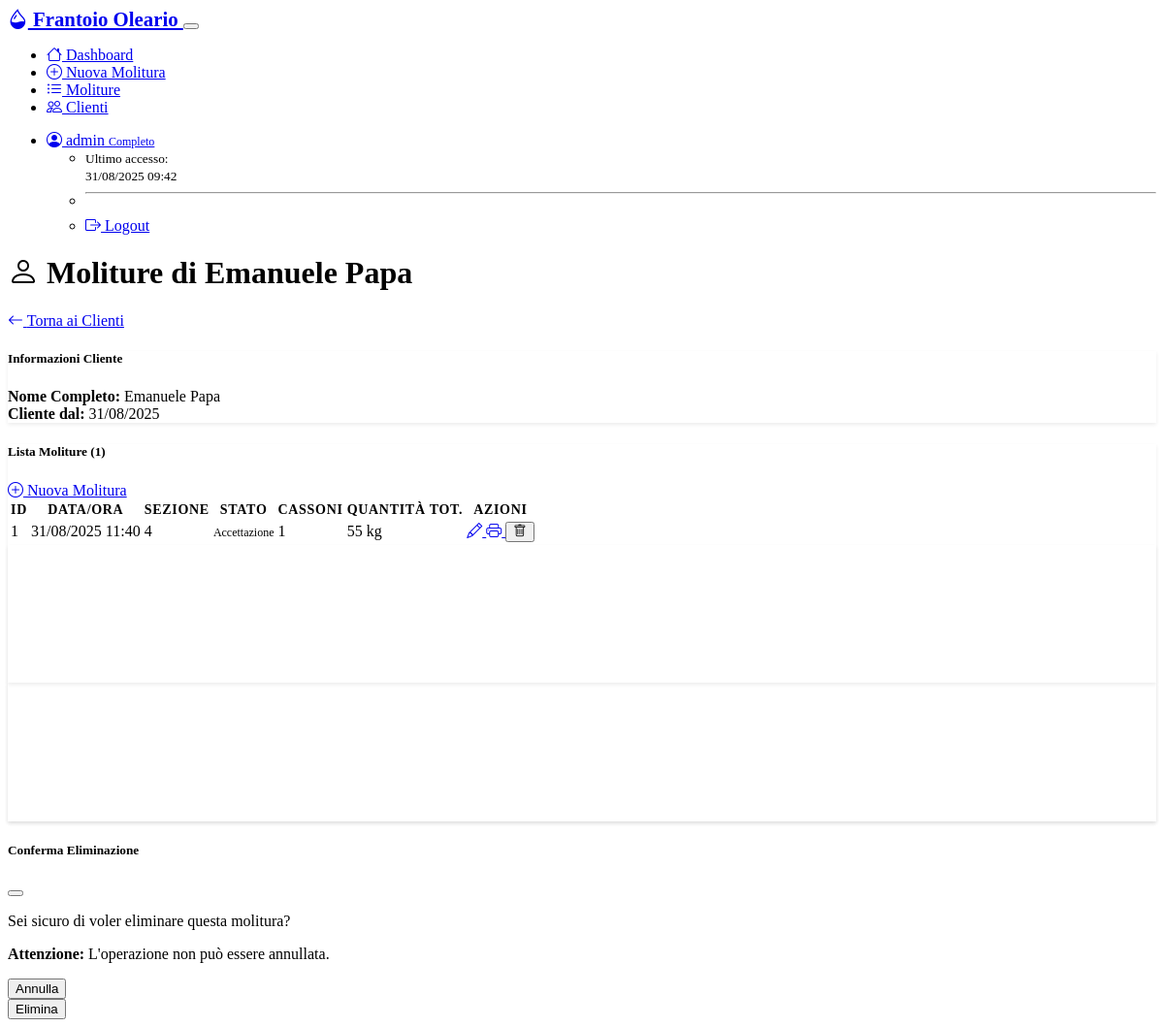
The app's page /cliente/1/moliture (signed in) with its own data.
### models.py (models this page shows, shortened)
class User(UserMixin, db.Model):
    __tablename__ = 'users'
    id = db.Column(Integer, primary_key=True)
    username = db.Column(String(80), unique=True, nullable=False)
    password_hash = db.Column(String(256), nullable=False)
    ruolo = db.Column(String(20), nullable=False, default='limitato')  # 'limitato' (sezioni 1-2) o 'completo' (tutte)
    attivo = db.Column(Boolean, default=True)
    data_creazione = db.Column(DateTime, default=datetime.utcnow)
    ultimo_accesso = db.Column(DateTime)
    def get_accessible_sections(self):
        if self.ruolo == 'completo':
            return [1, 2, 3, 4]
        elif self.ruolo == 'limitato':
            return [1, 2]
        return []

class Cliente(db.Model):
    __tablename__ = 'clienti'
    id = db.Column(Integer, primary_key=True)
    nome = db.Column(String(100), nullable=False)
    cognome = db.Column(String(100), nullable=False)
    telefono = db.Column(String(20))
    indirizzo = db.Column(Text)
    email = db.Column(String(120))
    note = db.Column(Text)
    data_creazione = db.Column(DateTime, default=datetime.utcnow)
    moliture = relationship("Molitura", back_populates="cliente", cascade="all, delete-orphan")
    @property
    def nome_completo(self):
        return f"{self.nome} {self.cognome}"

class Molitura(db.Model):
    __tablename__ = 'moliture'
    id = db.Column(Integer, primary_key=True)
    cliente_id = db.Column(Integer, ForeignKey('clienti.id'), nullable=False)
    sezione = db.Column(Integer, nullable=False)  # 1, 2, 3, 4
    data_ora = db.Column(DateTime, nullable=False)
    stato = db.Column(String(20), nullable=False, default='accettazione')  # accettazione, in molitura, completa, archiviata
    note = db.Column(Text)
    data_creazione = db.Column(DateTime, default=datetime.utcnow)
    cliente = relationship("Cliente", back_populates="moliture")
    cassoni = relationship("Cassone", back_populates="molitura", cascade="all, delete-orphan")
    @property
    def quantita_totale(self):
        return sum(cassone.quantita for cassone in self.cassoni)

class Cassone(db.Model):
    __tablename__ = 'cassoni'
    id = db.Column(Integer, primary_key=True)
    molitura_id = db.Column(Integer, ForeignKey('moliture.id'), nullable=False)
    numero_cassone = db.Column(Integer, nullable=False)
    quantita = db.Column(Integer, nullable=False)  # quantità in kg
    note = db.Column(Text)
    molitura = relationship("Molitura", back_populates="cassoni")

### routes.py (the view)
@app.route('/cliente/<int:id>/moliture')
@login_required
def cliente_moliture(id):
    from models import Cliente, Molitura
    cliente = Cliente.query.get_or_404(id)
    accessible_sections = current_user.get_accessible_sections()
    moliture = Molitura.query.filter_by(cliente_id=id).filter(
        Molitura.sezione.in_(accessible_sections)
    ).order_by(Molitura.data_ora.desc()).all()
    return render_template('cliente_moliture.html', cliente=cliente, moliture=moliture)

### app.py (called while the page is built)
@login_manager.user_loader
def load_user(user_id):
    from models import User
    return User.query.get(int(user_id))

### templates/cliente_moliture.html (shortened to what this page needs)
{% extends "base.html" %}
{% block content %}
<div class="row">
    <div class="col-12">
        <div class="d-flex justify-content-between align-items-center mb-4">
            <h1>
                <i class="bi bi-person me-2"></i>
                Moliture di {{ cliente.nome_completo }}
            </h1>
            <a href="{{ url_for('clienti') }}" class="btn btn-secondary">
                <i class="bi bi-arrow-left me-1"></i>
                Torna ai Clienti
            </a>
        </div>
    </div>
</div>
<div class="row mb-4">
    <div class="col-12">
        <div class="card">
            <div class="card-header">
                <h5 class="mb-0">Informazioni Cliente</h5>
            </div>
            <div class="card-body">
                <div class="row">
                    <div class="col-md-6">
                        <strong>Nome Completo:</strong> {{ cliente.nome_completo }}<br>
                    </div>
                    <div class="col-md-6">
                        <strong>Cliente dal:</strong> {{ cliente.data_creazione.strftime('%d/%m/%Y') }}
                    </div>
                </div>
            </div>
        </div>
    </div>
</div>
<div class="row">
    <div class="col-12">
        <div class="card">
            <div class="card-header d-flex justify-content-between align-items-center">
                <h5 class="mb-0">Lista Moliture ({{ moliture|length }})</h5>
                <a href="{{ url_for('nuova_molitura') }}" class="btn btn-primary btn-sm">
                    <i class="bi bi-plus-circle me-1"></i>
                    Nuova Molitura
                </a>
            </div>
            <div class="card-body">
                {% if moliture %}
                <div class="table-responsive">
                    <table class="table table-hover">
                        <thead>
                            <tr>
                                <th>ID</th>
                                <th>Data/Ora</th>
                                <th>Sezione</th>
                                <th>Stato</th>
                                <th>Cassoni</th>
                                <th>Quantità Tot.</th>
                                <th>Azioni</th>
                            </tr>
                        </thead>
                        <tbody>
                            {% for molitura in moliture %}
                            <tr>
                                <td>{{ molitura.id }}</td>
                                <td>{{ molitura.data_ora.strftime('%d/%m/%Y %H:%M') }}</td>
                                <td>{{ molitura.sezione }}</td>
                                <td>
                                    <span class="badge
                                        {% if molitura.stato == 'accettazione' %}bg-info
                                        {% elif molitura.stato == 'in molitura' %}bg-warning
                                        {% elif molitura.stato == 'completa' %}bg-success
                                        {% else %}bg-secondary{% endif %}">
                                        {{ molitura.stato.title() }}
                                    </span>
                                </td>
                                <td>{{ molitura.cassoni|length }}</td>
                                <td>{{ molitura.quantita_totale }} kg</td>
                                <td>
                                    <div class="btn-group btn-group-sm">
                                        <a href="{{ url_for('modifica_molitura', id=molitura.id) }}"
                                           class="btn btn-outline-primary" title="Modifica">
                                            <i class="bi bi-pencil"></i>
                                        </a>
                                        <a href="{{ url_for('stampa_ricevuta', id=molitura.id) }}"
                                           class="btn btn-outline-success" title="Stampa Ricevuta" target="_blank">
                                            <i class="bi bi-printer"></i>
                                        </a>
                                        <button type="button" class="btn btn-outline-danger"
                                                onclick="eliminaMolitura({{ molitura.id }})" title="Elimina">
                                            <i class="bi bi-trash"></i>
                                        </button>
                                    </div>
                                </td>
                            </tr>
                            {% endfor %}
                        </tbody>
                    </table>
                </div>
                <div class="row mt-4">
                    <div class="col-md-6">
                        <div class="card bg-primary">
                            <div class="card-body text-center">
                                <h4>{{ moliture|length }}</h4>
                                <p class="mb-0">Moliture Totali</p>
                            </div>
                        </div>
                    </div>
                    <div class="col-md-6">
                        <div class="card bg-success">
                            <div class="card-body text-center">
                                <h4>{{ moliture|sum(attribute='quantita_totale') }} kg</h4>
                                <p class="mb-0">Quantità Totale Olive</p>
                            </div>
                        </div>
                    </div>
                </div>
                {% endif %}
            </div>
        </div>
    </div>
</div>
<div class="modal fade" id="modal-elimina" tabindex="-1">
    <div class="modal-dialog">
        <div class="modal-content">
            <div class="modal-header">
                <h5 class="modal-title">Conferma Eliminazione</h5>
                <button type="button" class="btn-close" data-bs-dismiss="modal"></button>
            </div>
            <div class="modal-body">
                <p>Sei sicuro di voler eliminare questa molitura?</p>
                <p class="text-danger"><strong>Attenzione:</strong> L'operazione non può essere annullata.</p>
            </div>
            <div class="modal-footer">
                <button type="button" class="btn btn-secondary" data-bs-dismiss="modal">Annulla</button>
                <form method="POST" class="d-inline" id="form-elimina">
                    <button type="submit" class="btn btn-danger">Elimina</button>
                </form>
            </div>
        </div>
    </div>
</div>
{% endblock %}

### templates/base.html (shortened to what this page needs)
<!DOCTYPE html>
<html lang="it" data-bs-theme="dark">
<head>
    <link href="https://cdn.replit.com/agent/bootstrap-agent-dark-theme.min.css" rel="stylesheet">
    <link rel="stylesheet" href="https://cdn.jsdelivr.net/npm/bootstrap-icons@1.11.1/font/bootstrap-icons.css">
    <link rel="stylesheet" href="{{ url_for('static', filename='css/custom.css') }}">
</head>
<body>
    <nav class="navbar navbar-expand-lg navbar-dark bg-dark">
        <div class="container">
            <a class="navbar-brand" href="{{ url_for('index') }}">
                <i class="bi bi-droplet-half me-2"></i>
                Frantoio Oleario
            </a>
            <button class="navbar-toggler" type="button" data-bs-toggle="collapse" data-bs-target="#navbarNav">
            </button>
            <div class="collapse navbar-collapse" id="navbarNav">
                <ul class="navbar-nav me-auto">
                    <li class="nav-item">
                        <a class="nav-link" href="{{ url_for('index') }}">
                            <i class="bi bi-house me-1"></i>
                            Dashboard
                        </a>
                    </li>
                    <li class="nav-item">
                        <a class="nav-link" href="{{ url_for('nuova_molitura') }}">
                            <i class="bi bi-plus-circle me-1"></i>
                            Nuova Molitura
                        </a>
                    </li>
                    <li class="nav-item">
                        <a class="nav-link" href="{{ url_for('moliture') }}">
                            <i class="bi bi-list-ul me-1"></i>
                            Moliture
                        </a>
                    </li>
                    <li class="nav-item">
                        <a class="nav-link" href="{{ url_for('clienti') }}">
                            <i class="bi bi-people me-1"></i>
                            Clienti
                        </a>
                    </li>
                </ul>
                {% if current_user.is_authenticated %}
                <ul class="navbar-nav">
                    <li class="nav-item dropdown">
                        <a class="nav-link dropdown-toggle" href="#" id="navbarDropdown" role="button"
                           data-bs-toggle="dropdown" aria-expanded="false">
                            <i class="bi bi-person-circle me-1"></i>
                            {{ current_user.username }}
                            <span class="badge bg-{{ 'success' if current_user.ruolo == 'completo' else 'warning' }} ms-1">
                                {% if current_user.ruolo == 'completo' %}Completo{% else %}Sezioni 1-2{% endif %}
                            </span>
                        </a>
                        <ul class="dropdown-menu dropdown-menu-end">
                            <li>
                                <span class="dropdown-item-text">
                                    <small class="text-muted">
                                        Ultimo accesso:<br>
                                        {{ current_user.ultimo_accesso.strftime('%d/%m/%Y %H:%M') if current_user.ultimo_accesso else 'Primo accesso' }}
                                    </small>
                                </span>
                            </li>
                            <li><hr class="dropdown-divider"></li>
                            <li>
                                <a class="dropdown-item" href="{{ url_for('logout') }}">
                                    <i class="bi bi-box-arrow-right me-2"></i>
                                    Logout
                                </a>
                            </li>
                        </ul>
                    </li>
                </ul>
                {% endif %}
            </div>
        </div>
    </nav>
    <main class="container my-4">
        {% block content %}{% endblock %}
    </main>
</body>
</html>

### static/css/custom.css (style rules this page uses)
:root { --frantoio-primary: #2c5530; --frantoio-secondary: #6b8e23; --frantoio-accent: #daa520; }
.navbar-brand { font-weight: bold; font-size: 1.3rem; }
.card { border: none; box-shadow: 0 0.125rem 0.25rem rgba(0, 0, 0, 0.075); transition: box-shadow 0.15s ease-in-out; }
.badge { font-size: 0.75em; font-weight: 500; }
.table-responsive { border-radius: 0.375rem; }
.table th { border-top: none; font-weight: 600; font-size: 0.875rem; text-transform: uppercase; letter-spacing: 0.05em; }
.btn-group-sm .btn { --bs-btn-padding-x: 0.375rem; --bs-btn-padding-y: 0.25rem; --bs-btn-font-size: 0.75rem; }
.card.bg-primary, .card.bg-success, .card.bg-warning, .card.bg-info { color: white; }
.card.bg-primary .card-body, .card.bg-success .card-body, .card.bg-warning .card-body, .card.bg-info .card-body { padding: 1.5rem; }
.modal-header { border-bottom: 1px solid var(--bs-border-color); }
.modal-footer { border-top: 1px solid var(--bs-border-color); }

### records on screen
User: username "admin", ultimo_accesso "31/08/2025 09:42"
Cliente: nome_completo "Emanuele Papa", data_creazione "31/08/2025"
Molitura: id "1", data_ora "31/08/2025 11:40", sezione "4", stato "Accettazione", cassoni|length "1", quantita_totale "55"

### other values on screen
{{ moliture|length }} "1"
